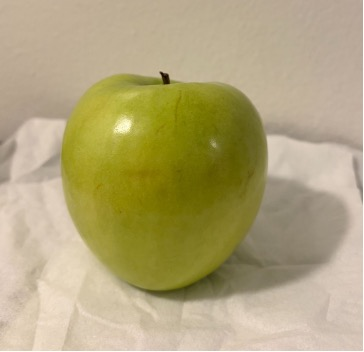
#> input picture data/images/green_light_good_01.jpg, 364 x 352 px
$ python run_one.py data/images/green_light_good_01.jpg
#> lines starting #> are read from the running program, lines starting #| are printed output that depends on the picture; after the words box and inside, x2 and y2 are one past the last pixel; in counts of white or black regions, pixels touching at a corner belong together
### src/segment.py
"""Step 3: find the apple.

Public interface (agreed with the team):
    segment(image_bgr) -> mask   # uint8, 255 = apple, 0 = background

Pipeline: blur -> Canny -> close gaps -> largest contour -> convex hull -> mask.
If that gives an implausible result, fall back to GrabCut.

To try a different blur (e.g. Kuwahara), pass blur="kuwahara" or add a new
entry to BLURS below. Nothing else needs to change.
"""
import cv2
import numpy as np

# Plausible apple size as a fraction of the image area. Outside this range the
# edge-based result is treated as a failure and GrabCut is used instead.
MIN_AREA_FRAC = 0.02
MAX_AREA_FRAC = 0.90


# ---------------------------------------------------------------- blurs ----
def blur_gaussian(gray, ksize=7):
    return cv2.GaussianBlur(gray, (ksize, ksize), 0)


# [36 lines left out: function blur_kuwahara, not called in this run]


# Each entry: BGR image -> blurred grayscale image used for edge detection.
BLURS = {
    "gaussian": lambda bgr: blur_gaussian(cv2.cvtColor(bgr, cv2.COLOR_BGR2GRAY)),
    "kuwahara": lambda bgr: cv2.cvtColor(blur_kuwahara(bgr), cv2.COLOR_BGR2GRAY),
}


# ------------------------------------------------------------ helpers ------
def _auto_canny(gray, sigma=0.33):
    med = float(np.median(gray))
    lo = int(max(0, (1.0 - sigma) * med))
    hi = int(min(255, (1.0 + sigma) * med))
    # Dark images give a tiny median; keep thresholds from collapsing to ~0.
    hi = max(hi, 40)
    lo = max(min(lo, hi // 2), 10)
    return cv2.Canny(gray, lo, hi)


def _largest_hull_mask(edges, shape):
    kernel = cv2.getStructuringElement(cv2.MORPH_ELLIPSE, (9, 9))
    closed = cv2.morphologyEx(edges, cv2.MORPH_CLOSE, kernel, iterations=2)
    contours, _ = cv2.findContours(closed, cv2.RETR_EXTERNAL, cv2.CHAIN_APPROX_SIMPLE)
    # An apple sits inside the frame. Contours that touch the image border are
    # usually background (countertop edge, table edge, cloth), so skip them.
    h, w = shape[:2]
    m = 3
    inside = []
    for c in contours:
        x, y, cw, ch = cv2.boundingRect(c)
        if x > m and y > m and x + cw < w - m and y + ch < h - m:
            inside.append(c)
    if not inside:
        return None
    # Rank by edge length, not enclosed area: an apple edge that Canny finds
    # only partly (e.g. the lower half fading into a white cloth) is an open
    # arc with almost no area but a long length.
    arc = lambda c: cv2.arcLength(c, False)
    main = max(inside, key=arc)
    mx, my, mw, mh = cv2.boundingRect(main)
    gap = 0.1 * max(h, w)
    parts = [main]
    for c in inside:
        if c is main or arc(c) < 0.3 * arc(main):
            continue
        x, y, cw, ch = cv2.boundingRect(c)
        near = (x < mx + mw + gap and x + cw > mx - gap and
                y < my + mh + gap and y + ch > my - gap)
        if near:
            parts.append(c)  # other long edge pieces next to the main one
    hull = cv2.convexHull(np.vstack(parts))
    mask = np.zeros(shape[:2], np.uint8)
    cv2.drawContours(mask, [hull], -1, 255, thickness=cv2.FILLED)
    return mask


def _grabcut_mask(bgr, iters=5):
    """Backup segmentation: GrabCut seeded with a central rectangle."""
    h, w = bgr.shape[:2]
    rect = (int(w * 0.1), int(h * 0.1), int(w * 0.8), int(h * 0.8))
    # GrabCut uses random numbers internally. Without a fixed seed the result
    # for one image depends on which images were processed before it, which
    # makes results differ between scripts and between teammates' machines.
    cv2.setRNGSeed(0)
    gc = np.zeros((h, w), np.uint8)
    bgd = np.zeros((1, 65), np.float64)
    fgd = np.zeros((1, 65), np.float64)
    cv2.grabCut(bgr, gc, rect, bgd, fgd, iters, cv2.GC_INIT_WITH_RECT)
    mask = np.where((gc == cv2.GC_FGD) | (gc == cv2.GC_PR_FGD), 255, 0).astype(np.uint8)
    contours, _ = cv2.findContours(mask, cv2.RETR_EXTERNAL, cv2.CHAIN_APPROX_SIMPLE)
    if not contours:
        return mask
    cnt = max(contours, key=cv2.contourArea)
    out = np.zeros_like(mask)
    cv2.drawContours(out, [cnt], -1, 255, thickness=cv2.FILLED)
    return out


def _refine_by_saturation(bgr, mask, neutral_sat=40, min_neutral_frac=0.10,
                          min_keep_frac=0.4):
    """Trim near-gray background (white cloth, gray counter) leaked into the mask.

    Only pixels that are essentially colorless (saturation < neutral_sat) are
    removed, so paler or shaded parts of the apple itself are never cut. The
    trim only runs when at least min_neutral_frac of the mask is colorless,
    which is what a leak looks like; a normal apple mask is returned unchanged.
    """
    if mask is None:
        return mask
    inside = mask > 0
    n = int(inside.sum())
    if n < 100:
        return mask
    sat = cv2.GaussianBlur(cv2.cvtColor(bgr, cv2.COLOR_BGR2HSV)[:, :, 1], (5, 5), 0)
    neutral = inside & (sat < neutral_sat)
    if neutral.sum() < min_neutral_frac * n:
        return mask

    keep = (inside & ~neutral).astype(np.uint8) * 255
    k = cv2.getStructuringElement(cv2.MORPH_ELLIPSE, (7, 7))
    keep = cv2.morphologyEx(keep, cv2.MORPH_OPEN, k)
    keep = cv2.morphologyEx(keep, cv2.MORPH_CLOSE, k, iterations=2)
    contours, _ = cv2.findContours(keep, cv2.RETR_EXTERNAL, cv2.CHAIN_APPROX_SIMPLE)
    if not contours:
        return mask
    cnt = max(contours, key=cv2.contourArea)
    out = np.zeros_like(mask)
    cv2.drawContours(out, [cnt], -1, 255, thickness=cv2.FILLED)
    if np.count_nonzero(out) < min_keep_frac * n:
        return mask
    return out


# [38 lines left out: functions _saturation_hull_mask, _complete_with_saturation, not called in this run]


def _plausible(mask):
    """Reject masks that are large enough by area but only capture an edge arc.

    Area alone is not sufficient: a thickened Canny arc along the bottom of an
    apple can occupy >2% of the image and incorrectly pass the old check.
    Apples should have a reasonably two-dimensional bounding box.
    """
    if mask is None:
        return False
    frac = float(np.count_nonzero(mask)) / mask.size
    if not (MIN_AREA_FRAC <= frac <= MAX_AREA_FRAC):
        return False

    contours, _ = cv2.findContours(mask, cv2.RETR_EXTERNAL, cv2.CHAIN_APPROX_SIMPLE)
    if not contours:
        return False
    x, y, bw, bh = cv2.boundingRect(max(contours, key=cv2.contourArea))
    h, w = mask.shape[:2]
    # Reject thin strips/arcs and tiny detections. These limits are relative to
    # the image, so they work across different input resolutions.
    if bw < 0.15 * w or bh < 0.15 * h:
        return False
    bbox_aspect = bw / max(bh, 1)
    if not (0.50 <= bbox_aspect <= 1.80):
        return False
    return True


# --------------------------------------------------------------- public ----
def segment(image_bgr, blur="gaussian", max_side=800, return_method=False, refine=True):
    """Return a binary mask (255 = apple) the same size as image_bgr.

    max_side: image is downscaled for speed, then the mask is resized back.
              Set to None to disable.
    return_method: if True, return (mask, "canny" | "grabcut") so you can see
                   how often the backup was needed.
    refine: if True, trim neutral (low-saturation) background that leaked into
            the mask. Set False to compare with the plain result.
    """
    h0, w0 = image_bgr.shape[:2]
    work = image_bgr
    if max_side and max(h0, w0) > max_side:
        s = max_side / max(h0, w0)
        work = cv2.resize(image_bgr, (int(w0 * s), int(h0 * s)), interpolation=cv2.INTER_AREA)

    gray = BLURS[blur](work)
    mask = _largest_hull_mask(_auto_canny(gray), work.shape)
    method = "canny"
    if _plausible(mask):
        mask = _complete_with_saturation(work, mask)
    if not _plausible(mask):
        mask = _grabcut_mask(work)
        method = "grabcut"
    if refine:
        original_mask = mask.copy()
        refined = _refine_by_saturation(work, mask)
        # Saturation trimming can occasionally leave only a thin colored strip.
        # Keep it only if it still looks like a whole fruit mask.
        mask = refined if _plausible(refined) else original_mask

    if mask.shape[:2] != (h0, w0):
        mask = cv2.resize(mask, (w0, h0), interpolation=cv2.INTER_NEAREST)
    return (mask, method) if return_method else mask


# [51 lines left out: functions segment_color, ellipse_fit, segment_hybrid, not called in this run]


# Each entry: segmenter with the segment() interface. Add new methods here.
SEGMENTERS = {
    "edge": segment,
    "color": segment_color,
    "hybrid": segment_hybrid,
}


# [6 lines left out: function save_overlay, not called in this run]

### src/color.py
"""Step 4: name the apple's color with HSV hue-range masking.

Public interface (agreed with the team):
    classify_color(image_bgr, mask) -> (label, shares)
    label  : "red" | "green" | "yellow" | "unknown"
    shares : {"red": 0.12, "green": 0.80, "yellow": 0.08}  (sums to ~1 over
             the pixels that fell in any range)

OpenCV hue runs 0-179 (not 0-359). Red wraps around, so it needs two ranges.
All thresholds live in CONFIG so you can tune them without touching the logic.
"""
import cv2
import numpy as np

CONFIG = {
    # (low, high) inclusive hue ranges, OpenCV scale 0-179

"hue_ranges": {
    "red": [(0, 12), (168, 179)],
    "yellow": [(13, 21)],
    "green": [(22, 85)],
},

    # Ignore washed-out / near-black pixels: their hue is unreliable
    # (specular highlights, deep shadow, gray background bleed).
    "min_saturation": 40,
    "min_value": 30,
    # If fewer than this many apple pixels survive the filters, say "unknown".
    "min_valid_pixels": 50,
}


def _range_masks(image_bgr, mask, config):
    """Return ({color: bool array}, valid bool array) for pixels in the mask."""
    hsv = cv2.cvtColor(image_bgr, cv2.COLOR_BGR2HSV)
    h, s, v = hsv[:, :, 0], hsv[:, :, 1], hsv[:, :, 2]
    valid = (mask > 0) & (s >= config["min_saturation"]) & (v >= config["min_value"])
    out = {}
    for color, ranges in config["hue_ranges"].items():
        in_range = np.zeros_like(valid)
        for lo, hi in ranges:
            in_range |= (h >= lo) & (h <= hi)
        out[color] = valid & in_range
    return out, valid


def hue_shares(image_bgr, mask, config=CONFIG):
    """Return ({color: share}, n_valid_pixels) for pixels inside the mask."""
    masks, valid = _range_masks(image_bgr, mask, config)
    n_valid = int(np.count_nonzero(valid))
    counts = {color: int(np.count_nonzero(m)) for color, m in masks.items()}

    total = sum(counts.values())
    if total == 0:
        return {c: 0.0 for c in counts}, n_valid
    return {c: counts[c] / total for c in counts}, n_valid


def classify_color(image_bgr, mask, config=CONFIG):
    shares, n_valid = hue_shares(image_bgr, mask, config)
    if n_valid < config["min_valid_pixels"] or max(shares.values()) == 0:
        return "unknown", shares
    return max(shares, key=shares.get), shares

### src/size.py
"""Step 5: size the apple with cv2.fitEllipse().

    apple_size(mask) -> dict | None
    keys: width_px, height_px (minor / major axis), aspect (>= 1), area_px,
          center_xy (x, y of the apple center, pixels from top-left),
          bbox_xywh (x, y, w, h of the tight bounding box)

Sizes are in pixels. To get real units later, include a reference object of
known size in the photo and scale by (known_size / its_pixel_size).
"""
import cv2


def apple_size(mask):
    contours, _ = cv2.findContours(mask, cv2.RETR_EXTERNAL, cv2.CHAIN_APPROX_SIMPLE)
    if not contours:
        return None
    cnt = max(contours, key=cv2.contourArea)
    if len(cnt) < 5:  # fitEllipse needs at least 5 points
        return None
    (cx, cy), (d1, d2), _ = cv2.fitEllipse(cnt)
    width, height = sorted((d1, d2))
    x, y, bw, bh = cv2.boundingRect(cnt)
    return {
        "width_px": float(width),
        "height_px": float(height),
        "aspect": float(height / width) if width > 0 else None,
        "area_px": float(cv2.contourArea(cnt)),
        "center_xy": (float(cx), float(cy)),
        "bbox_xywh": (int(x), int(y), int(bw), int(bh)),
    }

### src/visualize.py
"""Draw the pipeline's answer on the photo.

    annotate(image_bgr, mask, label, shares, size) -> image

Draws the apple outline, a bounding box, the center point, and a text banner
with the color label and shares (e.g. "RED  r97 y3 g0").
"""
import cv2


def annotate(image_bgr, mask, label, shares, size):
    out = image_bgr.copy()
    h, w = out.shape[:2]
    scale = max(0.5, min(h, w) / 600.0)
    thick = max(1, int(round(2 * scale)))

    contours, _ = cv2.findContours(mask, cv2.RETR_EXTERNAL, cv2.CHAIN_APPROX_SIMPLE)
    cv2.drawContours(out, contours, -1, (255, 0, 255), thick + 1)

    if size is not None:
        x, y, bw, bh = size["bbox_xywh"]
        cv2.rectangle(out, (x, y), (x + bw, y + bh), (255, 255, 0), thick)
        cx, cy = (int(round(v)) for v in size["center_xy"])
        r = max(4, int(6 * scale))
        cv2.circle(out, (cx, cy), r, (255, 255, 255), -1)
        cv2.circle(out, (cx, cy), r, (0, 0, 0), 1)

    text = label.upper()
    sub = "  ".join(f"{k[0]}{round(v * 100)}" for k, v in shares.items())
    f = cv2.FONT_HERSHEY_SIMPLEX
    (tw, th), _ = cv2.getTextSize(text, f, 1.0 * scale, thick + 1)
    (sw, sh), _ = cv2.getTextSize(sub, f, 0.5 * scale, thick)
    cv2.rectangle(out, (0, 0), (max(tw, sw) + 16, th + sh + 24), (0, 0, 0), -1)
    cv2.putText(out, text, (8, th + 8), f, 1.0 * scale, (255, 255, 255), thick + 1, cv2.LINE_AA)
    cv2.putText(out, sub, (8, th + sh + 16), f, 0.5 * scale, (200, 200, 200), thick, cv2.LINE_AA)
    return out

### run_one.py
"""Try the pipeline on one photo:

    python run_one.py data/images/green_light_good_01.jpg
    python run_one.py data/images/green_light_good_01.jpg --seg color

Prints the color verdict, size and position, and saves an annotated image to
results/overlays/ (outline, bounding box, center, color label).
"""
import argparse
from pathlib import Path

import cv2

from src.color import classify_color
from src.segment import SEGMENTERS, segment
from src.size import apple_size
from src.visualize import annotate


def main():
    ap = argparse.ArgumentParser()
    ap.add_argument("image")
    ap.add_argument("--blur", default="gaussian", choices=["gaussian", "kuwahara"],
                    help="blur for the edge segmenter")
    ap.add_argument("--seg", default="edge", choices=list(SEGMENTERS),
                    help="edge = Canny/GrabCut (src), color = Allyson's color-mask method")
    args = ap.parse_args()

    img = cv2.imread(args.image)
#> img is the input picture: shape (352, 364, 3); mean B, G, R 122.2, 165.2, 177.8
    if img is None:
        raise SystemExit(f"Could not read {args.image}")

    if args.seg == "edge":
        mask, method = segment(img, blur=args.blur, return_method=True)
#> in _auto_canny, `med = float(np.median(gray))`: med = 175
#> in _auto_canny, `lo = int(max(0, (1.0 - sigma) * med))`: lo = 117
#> in _auto_canny, `hi = int(min(255, (1.0 + sigma) * med))`: hi = 232
#> in _auto_canny, `lo = max(min(lo, hi // 2), 10)`: lo = 116
#> in _auto_canny, `return cv2.Canny(gray, lo, hi)`:
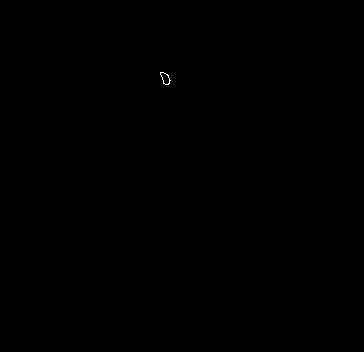
#> returned value: shape (352, 364); 0.03% white in thin lines or dots, all inside (x1, y1, x2, y2) = (160, 72, 171, 85)
#> in _largest_hull_mask, `contours, _ = cv2.findContours(closed, cv2.RETR_EXTERNAL, cv2.CHAIN_AP..`: contours = 1 contour; box (x1, y1, x2, y2) and area: (160, 72, 171, 85) 72
#> in _largest_hull_mask, `h, w = shape[:2]`: h = 352; w = 364
#> the loop in _largest_hull_mask, `for c in contours:` made 1 pass
#> (x, y, cw, ch) on pass 1: (160, 72, 11, 13)
#> after the loop in _largest_hull_mask, `for c in contours:`: inside has the same summary as contours
#> in _largest_hull_mask, `main = max(inside, key=arc)`: main = contour of 23 points, box (x1, y1, x2, y2) (160, 72, 171, 85), area 72
#> in _largest_hull_mask, `mx, my, mw, mh = cv2.boundingRect(main)`: mx = 160; my = 72; mw = 11; mh = 13
#> in _largest_hull_mask, `gap = 0.1 * max(h, w)`: gap = 36.4
#> in _largest_hull_mask, `parts = [main]`: parts has the same summary as contours
#> the loop in _largest_hull_mask, `for c in inside:` made 1 pass
#> in _largest_hull_mask, `hull = cv2.convexHull(np.vstack(parts))`: hull = contour of 10 points, box (x1, y1, x2, y2) (160, 72, 171, 85), area 82
#> in _plausible, `frac = float(np.count_nonzero(mask)) / mask.size`: frac = 0.00078
#> in _grabcut_mask, `contours, _ = cv2.findContours(mask, cv2.RETR_EXTERNAL, cv2.CHAIN_APPR..`:
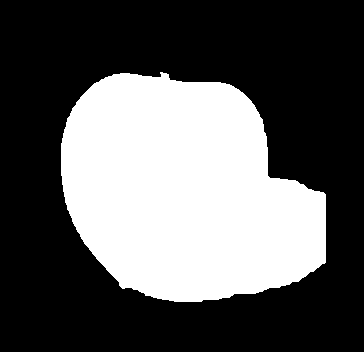
#> mask: shape (352, 364); 35.8% white; 1 white region, box (x1, y1, x2, y2) and area: (61, 72, 326, 302) 45920
#> in _refine_by_saturation, `n = int(inside.sum())`: n = 45920
#> in _refine_by_saturation, `sat = cv2.GaussianBlur(cv2.cvtColor(bgr, cv2.COLOR_BGR2HSV)[:, :, 1], ..`:
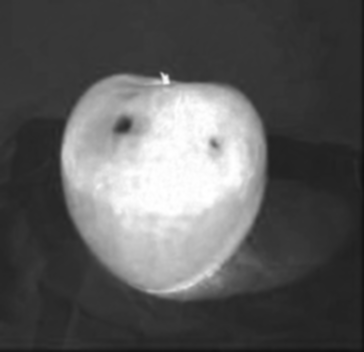
#> sat: shape (352, 364); min 15, max 255, mean 91
#> in _plausible (call 3), `contours, _ = cv2.findContours(mask, cv2.RETR_EXTERNAL, cv2.CHAIN_APPR..`: contours = 1 contour; box (x1, y1, x2, y2) and area: (61, 72, 326, 302) 45532
#> method = 'grabcut'
    else:
        mask, method = SEGMENTERS[args.seg](img, return_method=True)
    label, shares = classify_color(img, mask)
#> in _range_masks, `h, s, v = hsv[:, :, 0], hsv[:, :, 1], hsv[:, :, 2]`:
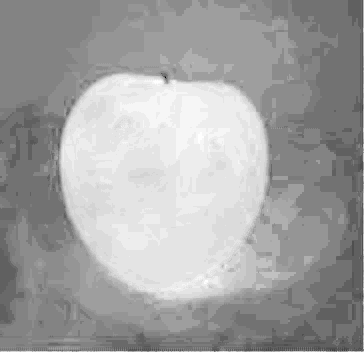
#> h: shape (352, 364); min 2, max 31, mean 20.5; drawn with min black and max white
#> in _range_masks, `h, s, v = hsv[:, :, 0], hsv[:, :, 1], hsv[:, :, 2]`:
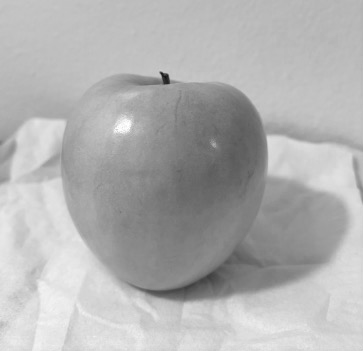
#> v: shape (352, 364); min 16, max 255, mean 177.8
#> the loop in _range_masks, `for color, ranges in config["hue_ranges"].items():` made 3 passes
#> (color, ranges) on passes 1 to 3: ('red', [(0, 12), (168, 179)]), ('yellow', [(13, 21)]), ('green', [(22, 85)])
#> after the loop in _range_masks, `for color, ranges in config["hue_ranges"].items():`:
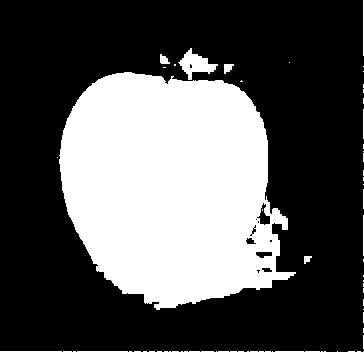
#> in_range: shape (352, 364) bool; 33.5% white; 69 white regions (57 under 20 px)
#> after the loop in _range_masks, `for color, ranges in config["hue_ranges"].items():`: out = 3 items
#> in hue_shares, `n_valid = int(np.count_nonzero(valid))`: n_valid = 45901
#> in hue_shares, `counts = {color: int(np.count_nonzero(m)) for color, m in masks.items()}`: counts = {'red': 0, 'yellow': 5128, 'green': 40773}
#> in hue_shares, `total = sum(counts.values())`: total = 45901
#> in classify_color, `shares, n_valid = hue_shares(image_bgr, mask, config)`: shares = {'red': 0, 'yellow': 0.112, 'green': 0.888}; n_valid = 45901
#> label = 'green'; shares = {'red': 0, 'yellow': 0.112, 'green': 0.888}
    size = apple_size(mask)
#> in apple_size, `cnt = max(contours, key=cv2.contourArea)`: cnt = contour of 227 points, box (x1, y1, x2, y2) (61, 72, 326, 302), area 45532
#> in apple_size, `(cx, cy), (d1, d2), _ = cv2.fitEllipse(cnt)`: cx = 184.3; cy = 190.3; d1 = 214.3; d2 = 277.5
#> in apple_size, `width, height = sorted((d1, d2))`: width = 214.3; height = 277.5
#> in apple_size, `x, y, bw, bh = cv2.boundingRect(cnt)`: x = 61; y = 72; bw = 265; bh = 230
#> size = {'width_px': 214.3, 'height_px': 277.5, 'aspect': 1.3, 'area_px': 45531.5, 'center_xy': (184.3, 190.3), 'bbox_xywh': (61, 72, 265, 230)}

    out = Path("results/overlays") / f"{Path(args.image).stem}_{args.seg}_overlay.jpg"
    out.parent.mkdir(parents=True, exist_ok=True)
    cv2.imwrite(str(out), annotate(img, mask, label, shares, size))
#> in annotate, `x, y, bw, bh = size["bbox_xywh"]`: x = 61; y = 72; bw = 265; bh = 230
#> in annotate, `cx, cy = (int(round(v)) for v in size["center_xy"])`: cx = 184; cy = 190
#> in annotate, `(sw, sh), _ = cv2.getTextSize(sub, f, 0.5 * scale, thick)`: sw = 63; sh = 7
#> in annotate, `cv2.putText(out, sub, (8, th + sh + 16), f, 0.5 * scale, (200, 200, 20..`:
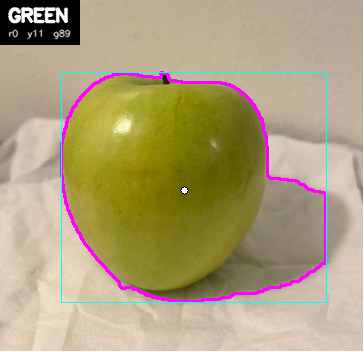
#> out: shape (352, 364, 3); mean B, G, R 122.9, 159.1, 174.1

    print(f"segmentation: {method}")
#| segmentation: grabcut
    print(f"color: {label}  shares: { {k: round(v, 2) for k, v in shares.items()} }")
#| color: green  shares: {'red': 0.0, 'yellow': 0.11, 'green': 0.89}
    if size:
        cx, cy = size["center_xy"]
#> cx = 184.3; cy = 190.3
        print(f"position: center=({cx:.0f}, {cy:.0f})  bbox(x,y,w,h)={size['bbox_xywh']}  "
              f"image={img.shape[1]}x{img.shape[0]}")
#| position: center=(184, 190)  bbox(x,y,w,h)=(61, 72, 265, 230)  image=364x352
        print(f"size: width={size['width_px']:.0f}px height={size['height_px']:.0f}px "
              f"aspect={size['aspect']:.2f}")
#| size: width=214px height=278px aspect=1.30
    else:
        print("size: could not fit an ellipse")
    print(f"saved: {out}")


if __name__ == "__main__":
    main()
